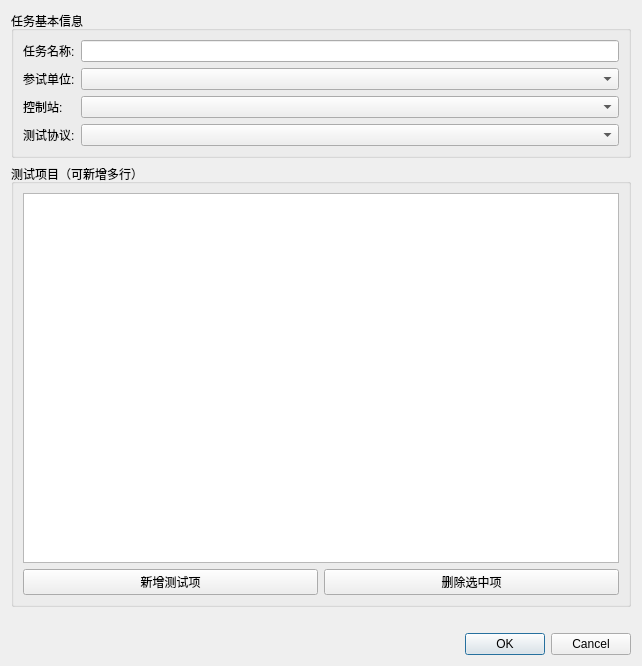
<?xml version="1.0" encoding="UTF-8"?>
<ui version="4.0">
 <class>NewTaskWithItemsDialog</class>
 <widget class="QDialog" name="NewTaskWithItemsDialog">
  <property name="geometry">
   <rect>
    <x>0</x>
    <y>0</y>
    <width>642</width>
    <height>666</height>
   </rect>
  </property>
  <property name="windowTitle">
   <string>新增测试任务（含测试项目）</string>
  </property>
  <layout class="QVBoxLayout" name="verticalLayout">
   <!-- 任务基本信息 -->
   <item>
    <widget class="QGroupBox" name="groupBasic">
     <property name="title">
      <string>任务基本信息</string>
     </property>
     <layout class="QFormLayout" name="formLayoutBasic">
      <item row="0" column="0">
       <widget class="QLabel" name="labelTaskName">
        <property name="text">
         <string>任务名称:</string>
        </property>
       </widget>
      </item>
      <item row="0" column="1">
       <widget class="QLineEdit" name="editTaskName"/>
      </item>
      <item row="1" column="0">
       <widget class="QLabel" name="labelUnit">
        <property name="text">
         <string>参试单位:</string>
        </property>
       </widget>
      </item>
      <item row="1" column="1">
       <widget class="QComboBox" name="comboUnit"/>
      </item>
      <item row="2" column="0">
       <widget class="QLabel" name="labelStation">
        <property name="text">
         <string>控制站:</string>
        </property>
       </widget>
      </item>
      <item row="2" column="1">
       <widget class="QComboBox" name="comboStation"/>
      </item>
      <item row="3" column="0">
       <widget class="QLabel" name="labelProtocol">
        <property name="text">
         <string>测试协议:</string>
        </property>
       </widget>
      </item>
      <item row="3" column="1">
       <widget class="QComboBox" name="comboProtocol"/>
      </item>
     </layout>
    </widget>
   </item>

   <!-- 测试项目 -->
   <item>
    <widget class="QGroupBox" name="groupTestItems">
     <property name="title">
      <string>测试项目（可新增多行）</string>
     </property>
     <layout class="QVBoxLayout" name="verticalLayoutItems">
      <item>
       <widget class="QTableWidget" name="tableTestItems"/>
      </item>
      <item>
       <layout class="QHBoxLayout" name="horizontalLayoutItemButtons">
        <item>
         <widget class="QPushButton" name="btnAddItem">
          <property name="text">
           <string>新增测试项</string>
          </property>
         </widget>
        </item>
        <item>
         <widget class="QPushButton" name="btnRemoveItem">
          <property name="text">
           <string>删除选中项</string>
          </property>
         </widget>
        </item>
       </layout>
      </item>
     </layout>
    </widget>
   </item>

   <!-- 错误提示（参考UnitDialog的labelError） -->
   <item>
    <widget class="QLabel" name="labelError">
     <property name="text">
      <string/>
     </property>
     <property name="alignment">
      <set>Qt::AlignmentFlag::AlignCenter</set>
     </property>
    </widget>
   </item>

   <!-- 底部按钮（参考UnitDialog的buttonBox） -->
   <item>
    <widget class="QDialogButtonBox" name="buttonBox">
     <property name="orientation">
      <enum>Qt::Orientation::Horizontal</enum>
     </property>
     <property name="standardButtons">
      <set>QDialogButtonBox::StandardButton::Cancel|QDialogButtonBox::StandardButton::Ok</set>
     </property>
    </widget>
   </item>
  </layout>
 </widget>
 <resources/>
 <connections>
  <connection>
   <sender>buttonBox</sender>
   <signal>accepted()</signal>
   <receiver>NewTaskWithItemsDialog</receiver>
   <slot>on_buttonBox_accepted()</slot>
   <hints>
    <hint type="sourcelabel">
     <x>300</x>
     <y>600</y>
    </hint>
    <hint type="destinationlabel">
     <x>300</x>
     <y>600</y>
    </hint>
   </hints>
  </connection>
  <connection>
   <sender>buttonBox</sender>
   <signal>rejected()</signal>
   <receiver>NewTaskWithItemsDialog</receiver>
   <slot>on_buttonBox_rejected()</slot>
   <hints>
    <hint type="sourcelabel">
     <x>400</x>
     <y>600</y>
    </hint>
    <hint type="destinationlabel">
     <x>400</x>
     <y>600</y>
    </hint>
   </hints>
  </connection>
  <connection>
   <sender>btnAddItem</sender>
   <signal>clicked()</signal>
   <receiver>NewTaskWithItemsDialog</receiver>
   <slot>on_btnAddItem_clicked()</slot>
  </connection>
  <connection>
   <sender>btnRemoveItem</sender>
   <signal>clicked()</signal>
   <receiver>NewTaskWithItemsDialog</receiver>
   <slot>on_btnRemoveItem_clicked()</slot>
  </connection>
 </connections>
 <slots>
  <slot>on_btnAddItem_clicked()</slot>
  <slot>on_btnRemoveItem_clicked()</slot>
  <slot>on_buttonBox_accepted()</slot>
  <slot>on_buttonBox_rejected()</slot>
 </slots>
</ui>
